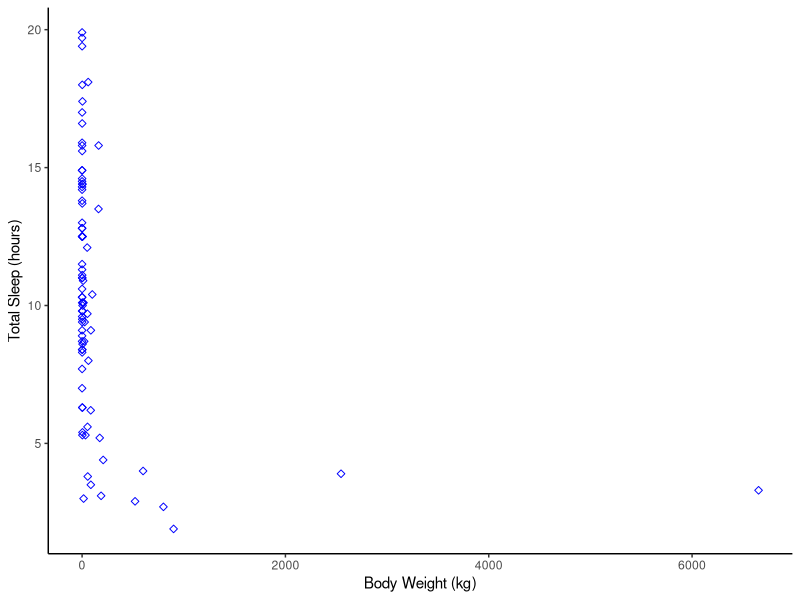
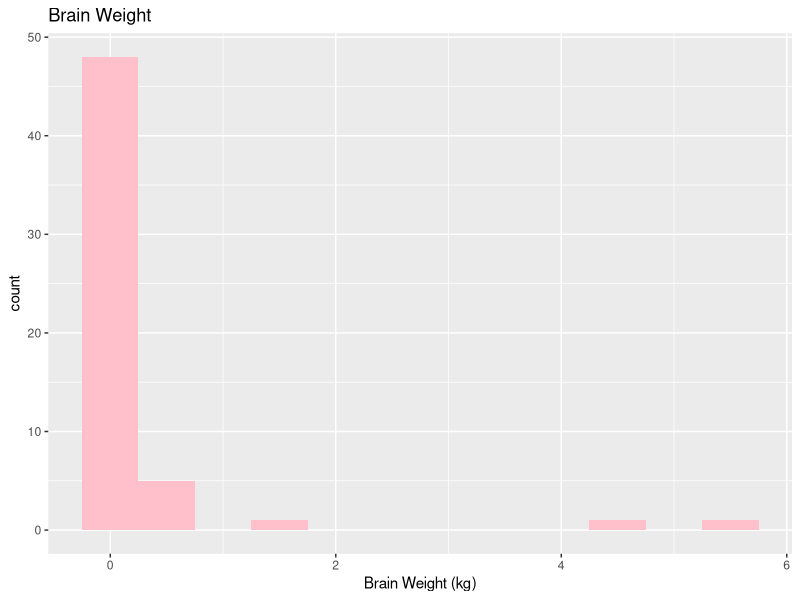
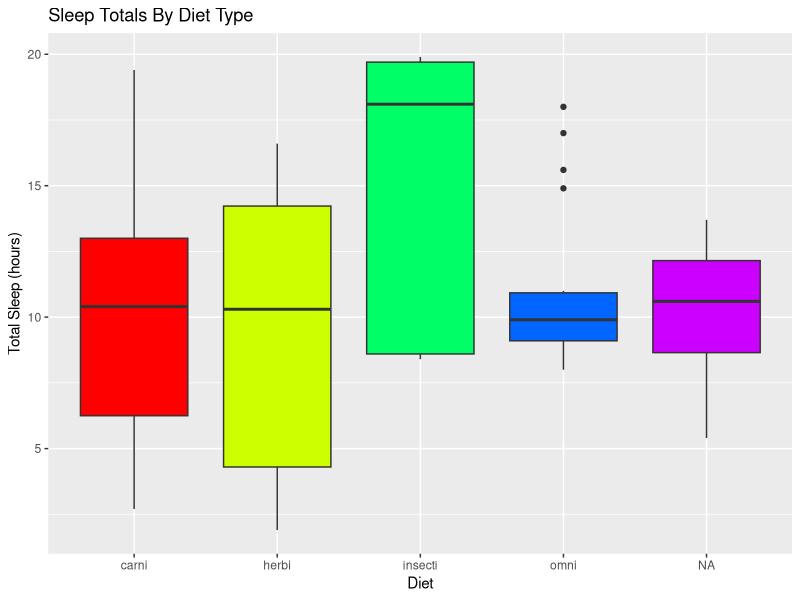
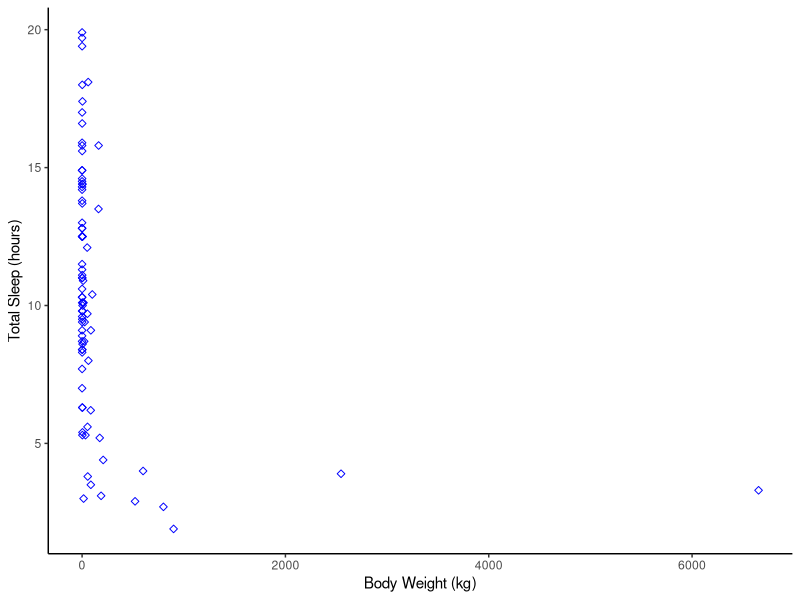
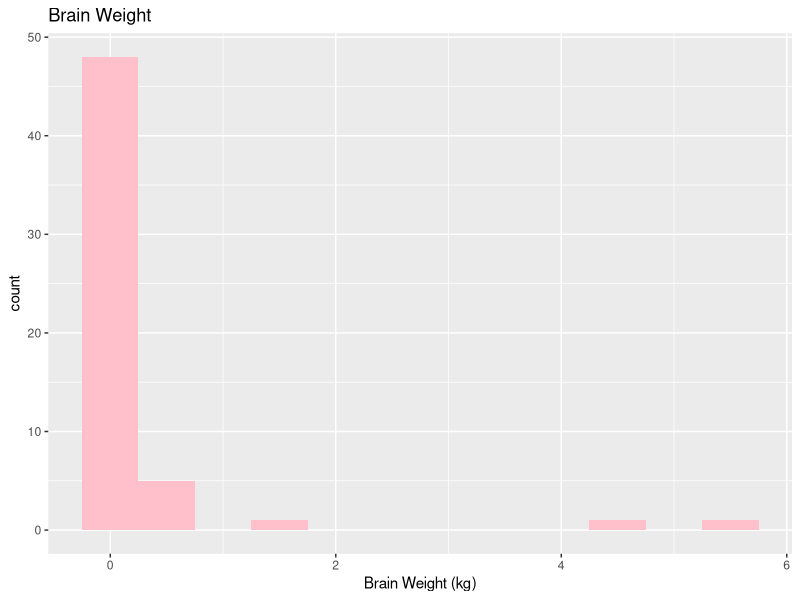
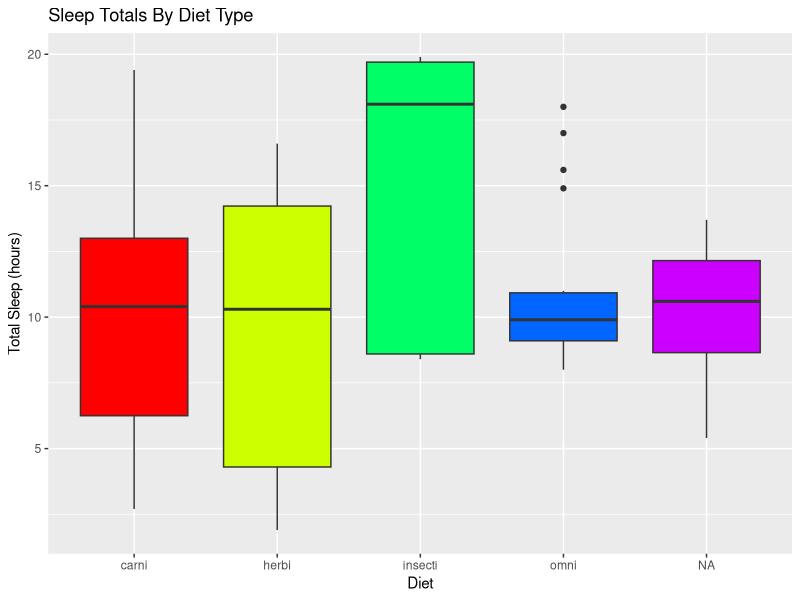

These charts were generated, in order, by the following R code:
## ---- chunk 1
knitr::opts_chunk$set(echo = TRUE)
## ---- chunk 2
library(ggplot2)

data(msleep)

# output dir
dir <- file.path("exer_1")
## ---- chunk 3
scatter <- ggplot(msleep, aes(x = bodywt, y = sleep_total)) +
  geom_point(color = "blue", shape = 5) +
  labs(x = "Body Weight (kg)", y = "Total Sleep (hours)") +
  theme_classic()
ggsave(file.path(dir, "scatterplot.jpeg"), plot = scatter)
scatter
## ---- chunk 4
hist <- ggplot(msleep, aes(x = brainwt)) +
  geom_histogram(binwidth = 0.5, fill = "pink", na.rm = TRUE) +
  labs(x = "Brain Weight (kg)", title = "Brain Weight")
ggsave(file.path(dir, "histogram.jpeg"), plot = hist)
hist
## ---- chunk 5
box <- ggplot(msleep, aes(x = as.factor(vore), y = sleep_total)) +
  geom_boxplot(fill = rainbow(length(unique(msleep$vore)))) +
  labs(x = "Diet", y = "Total Sleep (hours)", title = "Sleep Totals By Diet Type")
ggsave(file.path(dir, "boxplot.jpeg"), plot = box)
box
## ---- chunk 6
